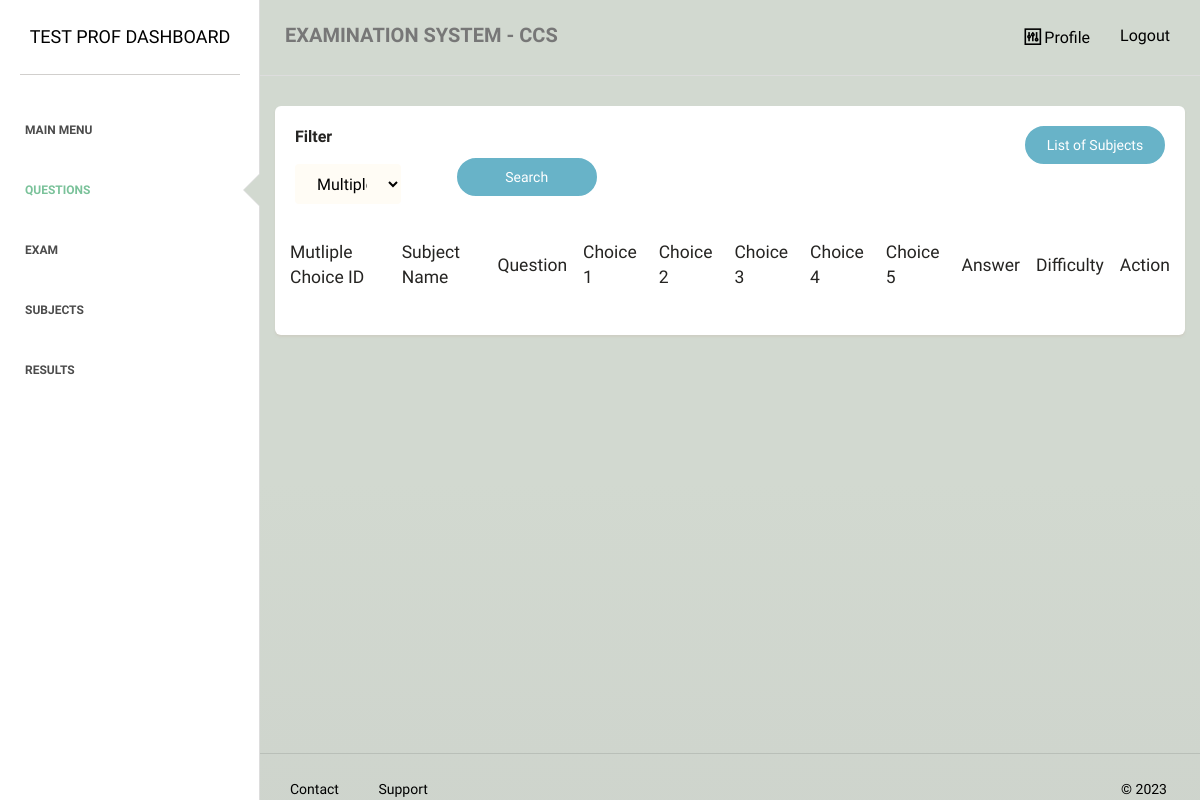
Page /faculty/questions/index.php (signed in) on the earlier database version.
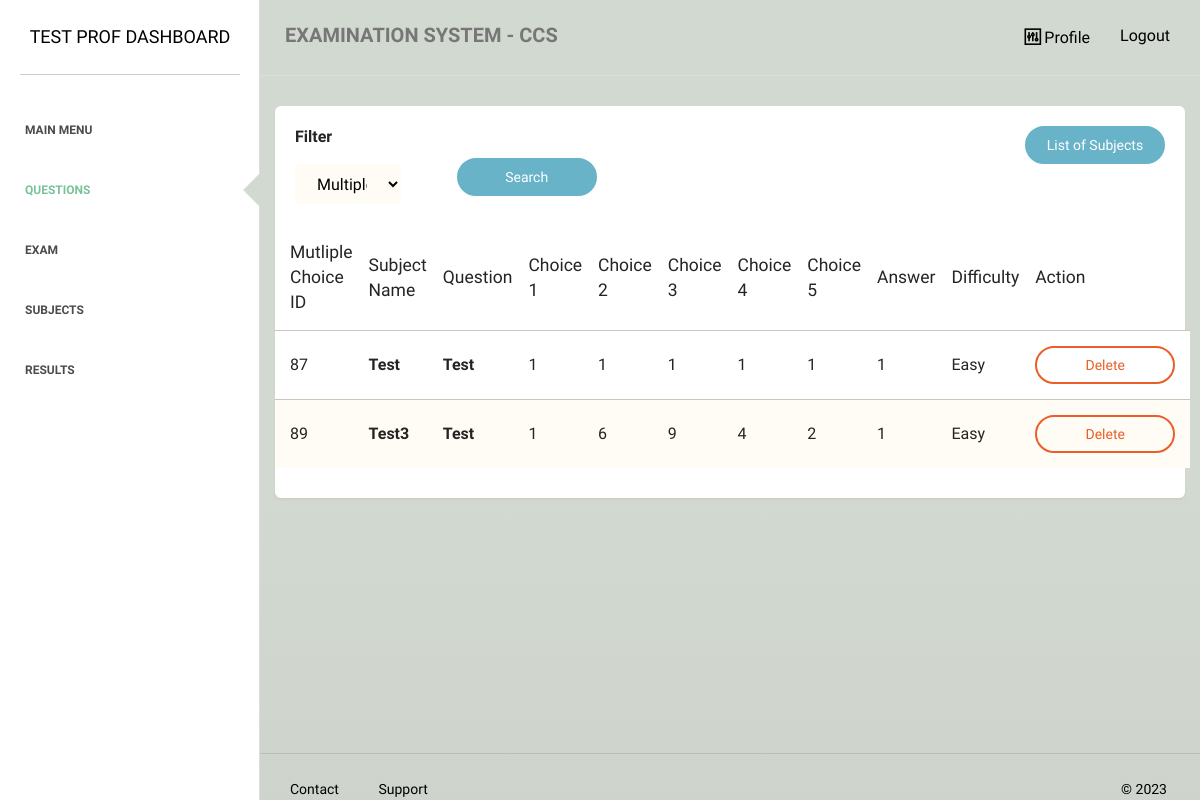
Same page on the later database version.
### tables this page shows
CREATE TABLE `multiplechoice` (
  `exammulti_id` int(255) NOT NULL,
  `subject` varchar(255) NOT NULL,
  `subject_id` varchar(255) NOT NULL,
  `question` varchar(255) NOT NULL,
  `A` varchar(255) NOT NULL,
  `B` varchar(255) NOT NULL,
  `C` varchar(255) NOT NULL,
  `D` varchar(255) NOT NULL,
  `E` varchar(255) NOT NULL,
  `answer` varchar(255) NOT NULL,
  `yearlevel` varchar(50) NOT NULL,
  `grading_period` varchar(200) NOT NULL,
  `semester` varchar(50) NOT NULL,
  `profname` varchar(200) NOT NULL,
  `prof_id` int(50) NOT NULL,
  `difficulty` varchar(255) NOT NULL
);

### faculty/questions/index.php (the view, shortened to what the changed rows need)
<?php
require_once "../../dbconnect.php";
$search = $_GET['search1'] ?? 'multiplechoice';
$statement = $pdo->prepare("SELECT * FROM $search where prof_id = :prof_id");
$statement->bindValue(':prof_id', $_SESSION["id"]);
$statement->execute();
$procdata = $statement->fetchAll(PDO::FETCH_ASSOC);
?>
<!doctype html>
<html lang="en">
<head>
    <link href="../../assets/css/main.css" rel="stylesheet" />
    <link href="../../assets/css/animate.css" rel="stylesheet"/>
    <link href="../../assets/css/paper-dashboard.css" rel="stylesheet"/>
    <link href="../../assets/css/demo.css" rel="stylesheet" />
    <link href="http://maxcdn.bootstrapcdn.com/font-awesome/latest/css/font-awesome.min.css" rel="stylesheet">
    <link href="../../assets/css/themify-icons.css" rel="stylesheet">
</head>
<body>
<div class="wrapper">
    <div class="main-panel">
        <div class="content">
            <div class="container-fluid">
                <div class="row">
                    <div class="">
                        <div class="card ">
                            <div class="content table-responsive table-full-width">
                                <table class="table table-striped">
                                    <thead>
                                        <?php if ($search == 'multiplechoice'): ?>
                                        <th>Mutliple Choice ID</th>
                                    	<th>Subject Name</th>
                                    	<th>Question</th>
                                    	<th>Choice 1</th>
                                    	<th>Choice 2</th>
                                    	<th>Choice 3</th>
                                    	<th>Choice 4</th>
                                    	<th>Choice 5</th>
                                    	<th>Answer</th>
                                    	<th>Difficulty</th>
                                    	<th>Action</th>
                                        <?php endif;?>
                                    </thead>
                                    <tbody>
                                        <?php foreach ($procdata as $i => $item): ?>
                                        <tr>
                                        	<td style="font-size:medium;">
                                                <?php if ($search == 'multiplechoice'): ?>
                                                    <?php echo $item['exammulti_id']; ?>
                                                <?php endif;?>
                                            </td>
                                        	<td style="font-size:medium;"><b><?php echo $item['subject']; ?></b></td>
                                        	<td style="font-size:medium;"><b><?php echo $item['question']; ?></b></td>
                                            <?php if ($search == 'multiplechoice'): ?>
                                                <td style="font-size:medium;"><?php echo $item['A']; ?></td>
                                                <td style="font-size:medium;"><?php echo $item['B']; ?></td>
                                                <td style="font-size:medium;"><?php echo $item['C']; ?></td>
                                                <td style="font-size:medium;"><?php echo $item['D']; ?></td>
                                                <td style="font-size:medium;"><?php echo $item['E']; ?></td>
                                            <?php endif;?>
                                            <td style="font-size:medium;"><?php echo $item['answer']; ?></td>
                                            <td style="font-size:medium;"><?php echo ucfirst($item['difficulty']); ?></td>
                                        	<td style="text-align:left;">
                                                <?php if ($search == 'multiplechoice'): ?>
                                                    <a href="delete.php?exammulti_id=<?php echo $item['exammulti_id']; ?>" class="btn btn-danger btn-wd">Delete</a>
                                                <?php endif;?>
                                            </td>
                                        </tr>
                                        <?php endforeach;?>
                                    </tbody>
                                </table>
                            </div>
                        </div>
                    </div>
                </div>
            </div>
        </div>
    </div>
</div>
</body>
</html>

Differences in the rows shown:
added multiplechoice: exammulti_id "87", subject "Test", question "Test", A "1", B "1", C "1", D "1", E "1", answer "1", difficulty "Easy"
added multiplechoice: exammulti_id "89", subject "Test3", question "Test", A "1", B "6", C "9", D "4", E "2", answer "1", difficulty "Easy"
